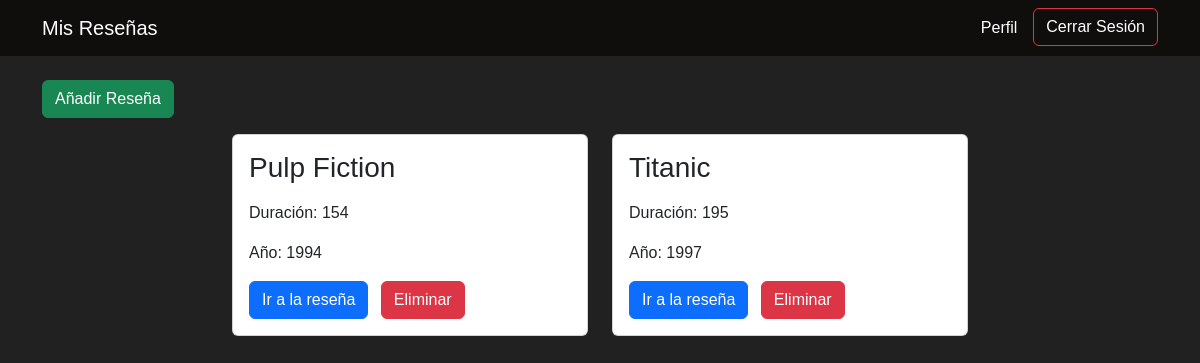
The app's page /resenas (signed in) with its own data.
### models.py (models this page shows)
class ResenaPelicula(db.Model):
    __tablename__ = 'resenas_peliculas'
    id = db.Column(db.Integer, primary_key=True, autoincrement=True)
    titulo = db.Column(db.String(255), nullable=False)
    anio = db.Column(db.Integer)
    duracion = db.Column(db.Integer)
    genero = db.Column(db.String(100))
    puntuacion = db.Column(db.Numeric(3, 1))
    resena = db.Column(db.Text)
    imagen = db.Column(db.String(255))
    id_usuario = db.Column(db.Integer, db.ForeignKey('usuario.id'))

### auth.py (the view)
@app.route('/resenas')
@login_required
def resenas():
    user_resenas = ResenaPelicula.query.filter_by(id_usuario=current_user.id).all()
    return render_template('reseñas.html', resenas=user_resenas)

### app.py (called while the page is built)
@login_manager.user_loader
def load_user(user_id):
    return Usuario.query.get(int(user_id))

### templates/reseñas.html (shortened to what this page needs)
<!DOCTYPE html>
<html lang="es">
<head>
  <link href="https://cdn.jsdelivr.net/npm/bootstrap@5.3.3/dist/css/bootstrap.min.css" rel="stylesheet">
  <link rel="stylesheet" href="{{ url_for('static', filename='reseñas.css') }}">
</head>
<body>
  <nav class="navbar navbar-expand-lg">
    <div class="container">
      <a class="navbar-brand" href="#">Mis Reseñas</a>
      <div class="collapse navbar-collapse" id="navbarContent">
        <ul class="navbar-nav ms-auto">
          <li class="nav-item">
            <a class="nav-link" href="{{ url_for('perfil') }}">Perfil</a>
          </li>
          <li class="nav-item">
            <a class="btn btn-outline-danger ms-2" href="{{ url_for('logout') }}">Cerrar Sesión</a>
          </li>
        </ul>
      </div>
    </div>
  </nav>
  <div class="container mt-4">
    <div class="row mb-3">
      <div class="col text-start">
        <a href="{{ url_for('nueva_resena') }}" class="btn btn-success">Añadir Reseña</a>
      </div>
    </div>
    <div class="row justify-content-center">
      {% if resenas|length == 0 %}
      <div class="col-md-12">
        <div class="alert alert-info" role="alert">
          Aún no tienes reseñas publicadas.
        </div>
      </div>
      {% else %}
      {% for resena in resenas %}
      <div class="col-md-4 mb-4">
        <div class="card">
          <div class="card-body">
            <h3 class="card-title">{{ resena.titulo }}</h3>
            <p class="card-text">Duración: {{ resena.duracion }}</p>
            <p class="card-text">Año: {{ resena.anio }}</p>
            <button type="button" class="btn btn-primary" data-bs-toggle="modal" data-bs-target="#modalResena{{ resena.id }}">
              Ir a la reseña
            </button>
            <form action="{{ url_for('eliminar_resena', review_id=resena.id) }}" method="POST" style="display:inline;">
              <button type="submit" class="btn btn-danger ms-2">Eliminar</button>
            </form>
          </div>
        </div>
      </div>
      {% endfor %}
      {% endif %}
    </div>
  </div>
</body>
</html>

### static/reseñas.css (style rules this page uses)
body { height: 100vh; margin: 0; font-family: Arial, sans-serif; font-size: 16px; background-color: #212121; color: whitesmoke; }
.navbar { width: 100%; background-color: #100d0d; overflow: hidden; color: whitesmoke; }
.navbar a { float: left; display: block; color: white; text-align: center; text-decoration: none; }

### records on screen
ResenaPelicula: titulo "Pulp Fiction", duracion "154", anio "1994"
ResenaPelicula: titulo "Titanic", duracion "195", anio "1997"
